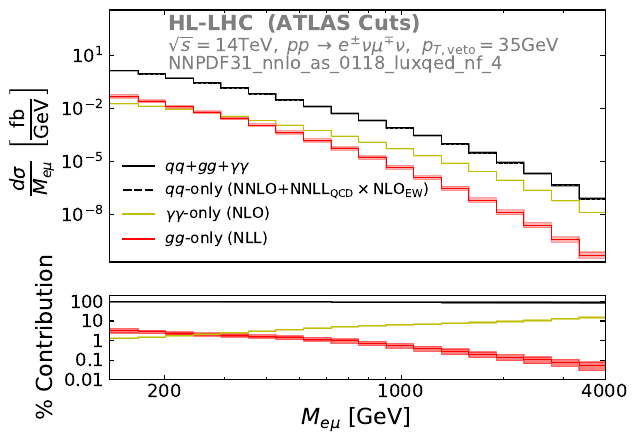

Write the Python code that produced this figure.
import numpy as np
import matplotlib.pyplot as plt

import sys
sys.path.insert(1, '..')

from plot_funcs import round_to_5, array_for_plot

bins=round_to_5(np.logspace(np.log10(200), np.log10(4000), 17))
bin_widths=bins[1:17]-bins[0:16]
bin_widths18=np.array([41.1817, 41.1817, 49.6614, 59.8871, 72.2183, 87.0887, 105.021, 126.6458, 152.7232, 184.1698, 222.093, 267.823, 322.97, 389.473, 469.668, 566.377, 682.999, 682.999])


nnllnnlonloew_centre=2*3000*array_for_plot(np.load("../QCD_EW_Combination/mll_14TeV_veto35_sm_qq_nnllnnlo_qcd_cross_nlo_ew_centre.npy"))
nnllnnlonloew_min=2*3000*array_for_plot(np.load("../QCD_EW_Combination/mll_14TeV_veto35_sm_qq_nnllnnlo_qcd_cross_nlo_ew_min.npy"))
nnllnnlonloew_max=2*3000*array_for_plot(np.load("../QCD_EW_Combination/mll_14TeV_veto35_sm_qq_nnllnnlo_qcd_cross_nlo_ew_max.npy"))


nlophoton_centre=2*3000*array_for_plot(np.load("../Data_numpy_for_figures/14TeV_HLLHC_veto/mll_14TeV_veto35_sm_gamgam_nlo_centre.npy"))
nlophoton_min=2*3000*array_for_plot(np.load("../Data_numpy_for_figures/14TeV_HLLHC_veto/mll_14TeV_veto35_sm_gamgam_nlo_min.npy"))
nlophoton_max=2*3000*array_for_plot(np.load("../Data_numpy_for_figures/14TeV_HLLHC_veto/mll_14TeV_veto35_sm_gamgam_nlo_max.npy"))


ggnll_centre=2*3000*array_for_plot(np.load("../Data_numpy_for_figures/14TeV_HLLHC_veto/mll_14TeV_veto35_sm_gg_nll_qcd_centre.npy"))
ggnll_min=2*3000*array_for_plot(np.load("../Data_numpy_for_figures/14TeV_HLLHC_veto/mll_14TeV_veto35_sm_gg_nll_qcd_min.npy"))
ggnll_max=2*3000*array_for_plot(np.load("../Data_numpy_for_figures/14TeV_HLLHC_veto/mll_14TeV_veto35_sm_gg_nll_qcd_max.npy"))




ggnll_050050050=2*3000*array_for_plot(np.load("../Data_numpy_for_figures/14TeV_HLLHC_veto/mll_14TeV_veto35_sm_gg_nll_qcd_murenorm=0.5MWW_mufac=0.5MWW__muresum=0.5MWW.npy"))
ggnll_050050025=2*3000*array_for_plot(np.load("../Data_numpy_for_figures/14TeV_HLLHC_veto/mll_14TeV_veto35_sm_gg_nll_qcd_murenorm=0.5MWW_mufac=0.5MWW__muresum=0.25MWW.npy"))
ggnll_050050100=2*3000*array_for_plot(np.load("../Data_numpy_for_figures/14TeV_HLLHC_veto/mll_14TeV_veto35_sm_gg_nll_qcd_murenorm=0.5MWW_mufac=0.5MWW__muresum=1.0MWW.npy"))
ggnll_025025050=2*3000*array_for_plot(np.load("../Data_numpy_for_figures/14TeV_HLLHC_veto/mll_14TeV_veto35_sm_gg_nll_qcd_murenorm=0.25MWW_mufac=0.25MWW__muresum=0.5MWW.npy"))
ggnll_025050050=2*3000*array_for_plot(np.load("../Data_numpy_for_figures/14TeV_HLLHC_veto/mll_14TeV_veto35_sm_gg_nll_qcd_murenorm=0.25MWW_mufac=0.5MWW__muresum=0.5MWW.npy"))
ggnll_050025050=2*3000*array_for_plot(np.load("../Data_numpy_for_figures/14TeV_HLLHC_veto/mll_14TeV_veto35_sm_gg_nll_qcd_murenorm=0.5MWW_mufac=0.25MWW__muresum=0.5MWW.npy"))
ggnll_050100050=2*3000*array_for_plot(np.load("../Data_numpy_for_figures/14TeV_HLLHC_veto/mll_14TeV_veto35_sm_gg_nll_qcd_murenorm=0.5MWW_mufac=1.0MWW__muresum=0.5MWW.npy"))
ggnll_100050050=2*3000*array_for_plot(np.load("../Data_numpy_for_figures/14TeV_HLLHC_veto/mll_14TeV_veto35_sm_gg_nll_qcd_murenorm=1.0MWW_mufac=0.5MWW__muresum=0.5MWW.npy"))
ggnll_100100050=2*3000*array_for_plot(np.load("../Data_numpy_for_figures/14TeV_HLLHC_veto/mll_14TeV_veto35_sm_gg_nll_qcd_murenorm=1.0MWW_mufac=1.0MWW__muresum=0.5MWW.npy"))


sm=2*3000*array_for_plot(np.load("../SM_Construction/mll_14TeV_veto35_sm_centre.npy"))
sm_min=2*3000*array_for_plot(np.load("../SM_Construction/mll_14TeV_veto35_sm_min.npy"))
sm_max=2*3000*array_for_plot(np.load("../SM_Construction/mll_14TeV_veto35_sm_max.npy"))



err_sm=(sm_max-sm_min)/2





plt.figure(figsize=(16, 12),dpi=1000)
fig, axs = plt.subplots(2, 1, gridspec_kw={'height_ratios': [3, 1]}, sharex=True)

axs[1].set_xlabel(r"$M_{e\mu}$ [GeV]",\
               fontsize=16,color="black")
axs[0].set_ylabel(r"$\frac{d\sigma}{M_{e\mu}}$ $\left[\frac{\mathrm{fb}}{\mathrm{GeV}}\right]$ ",\
               fontsize=20,color="black")
axs[1].set_ylabel(r"$\%$ Contribution",\
               fontsize=16,color="black")

axs[0].loglog()


axs[0].annotate(r'HL-LHC $\ $(ATLAS Cuts)', 
            xy=(205,  2*10**3), 
            fontsize=15,
            fontweight="bold",
            alpha=0.5,
            color="k",
            ha='left', 
            va='top',
            multialignment='left')
axs[0].annotate(r'$\sqrt{s} = 14$TeV, $\, p p\, \to\, e^{\pm}\nu\mu^{\mp}\nu$,  $p_{T, \mathrm{veto}}=35 \mathrm{GeV}$' , 
            xy=(205,  2*0.7*10**2), 
            fontsize=13,
            alpha=0.5,
            color="k",
            ha='left', 
            va='top',
            multialignment='left')
axs[0].annotate(r'NNPDF31_nnlo_as_0118_luxqed_nf_4', 
            xy=(205, 2*0.49*10**1), 
            fontsize=13,
            alpha=0.5,
            color="k",
            ha='left', 
            va='top',
            multialignment='left')
bin_centres=(bins[0:16] + bins[1:17])/2

bin_centres=np.concatenate((np.array([0]), bin_centres, np.array([5000])))

axs[0].step(bin_centres, sm/(bin_widths18*3000), color='k', where='mid', linewidth=0.7)
axs[0].step(bin_centres, -sm/(bin_widths18*3000), color='k', where='mid', label=r'$qq$+$gg$+$\gamma\gamma$')

axs[0].fill_between(bin_centres, sm_min/(bin_widths18*3000), sm_max/(bin_widths18*3000),
                     color='k', alpha=0.3, step='mid')

axs[0].step(bin_centres, nnllnnlonloew_centre/(bin_widths18*3000), color='k', linestyle="--", where='mid', linewidth=0.7)
axs[0].step(bin_centres, -nnllnnlonloew_centre/(bin_widths18*3000), color='k', linestyle="--", where='mid', label=r'$qq$-only (NNLO+NNLL$_{\mathrm{QCD}}\times$NLO$_{\mathrm{EW}}$) ')

axs[0].fill_between(bin_centres, nnllnnlonloew_min/(bin_widths18*3000), nnllnnlonloew_max/(bin_widths18*3000),
                     color='k', alpha=0.3, step='mid')


axs[0].step(bin_centres, nlophoton_centre/(bin_widths18*3000), color='y', where='mid', linewidth=0.7)
axs[0].step(bin_centres, -nlophoton_centre/(bin_widths18*3000), color='y', where='mid', label=r'$\gamma\gamma $-only (NLO)')


axs[0].fill_between(bin_centres, nlophoton_min/(bin_widths18*3000), nlophoton_max/(bin_widths18*3000),
                     color='y', alpha=0.3, step='mid')



axs[0].step(bin_centres, ggnll_centre/(bin_widths18*3000), color='r', where='mid', linewidth=0.7)
axs[0].step(bin_centres, -ggnll_centre/(bin_widths18*3000), color='r', where='mid', label=r'$gg$-only (NLL)')


axs[0].fill_between(bin_centres, ggnll_min/(bin_widths18*3000), ggnll_max/(bin_widths18*3000),
                     color='r', alpha=0.3, step='mid')



axs[0].legend(loc="lower left", fontsize=11, frameon=False)
axs[0].set_xlim(200, 4000)
axs[0].set_ylim(5*10**-12, 4*10**3)


#Since we do not have the breakdown in terms of $\mu_r$ and $\mu_f$ we can only add errors in quadrature for ratios.


err_gg=(ggnll_max-ggnll_min)/2


err=(ggnll_centre/sm)*((err_gg/ggnll_centre)**2 + (err_sm/sm)**2)**0.5


axs[1].step(bin_centres, 100*(ggnll_centre/sm), color='r', where='mid', linewidth=0.7)
axs[1].fill_between(bin_centres, 100*((ggnll_centre/sm)-err), 100*((ggnll_centre/sm)+err),
                     color='r', alpha=0.5, step='mid')



err_photon=(nlophoton_max-nlophoton_min)/2




err=(nlophoton_centre/sm)*((err_photon/nlophoton_centre)**2 + (err_sm/sm)**2)**0.5


axs[1].step(bin_centres, 100*(nlophoton_centre/sm), color='y', where='mid', linewidth=0.7)
axs[1].fill_between(bin_centres, 100*((nlophoton_centre/sm)-err), 100*((nlophoton_centre/sm)+err),
                     color='y', alpha=0.5, step='mid')



err_nnllnnlonloew=(nnllnnlonloew_max-nnllnnlonloew_min)/2

err=(nnllnnlonloew_centre/sm)*((err_nnllnnlonloew/nnllnnlonloew_centre)**2 + (err_sm/sm)**2)**0.5



axs[1].step(bin_centres, 100*(nnllnnlonloew_centre/sm), color='k', where='mid', linewidth=0.7)
axs[1].fill_between(bin_centres, 100*((nnllnnlonloew_centre/sm)-err), 100*((nnllnnlonloew_centre/sm)+err),
                     color='k', alpha=0.5, step='mid')


axs[1].loglog()

axs[1].set_ylim(10**-2, 120)
axs[0].set_xticks([200, 1000, 4000])
axs[0].set_xticklabels([r"$200$", r"$1000$", r"$4000$"])

axs[0].tick_params(which="both", labelsize=13, direction='in', right=True, top=True, bottom=False)
axs[1].tick_params(which="both", labelsize=13, direction='in', right=True)
axs[1].set_yticks([10**-2, 10**-1, 1, 10, 100])
axs[1].set_yticklabels(["0.01", "0.1", "1", "10", "100"])
axs[1].set_xticks([200, 1000, 4000])
axs[1].set_xticklabels([r"$200$", r"$1000$", r"$4000$"])
plt.savefig("figure_5a.pdf", bbox_inches='tight')

